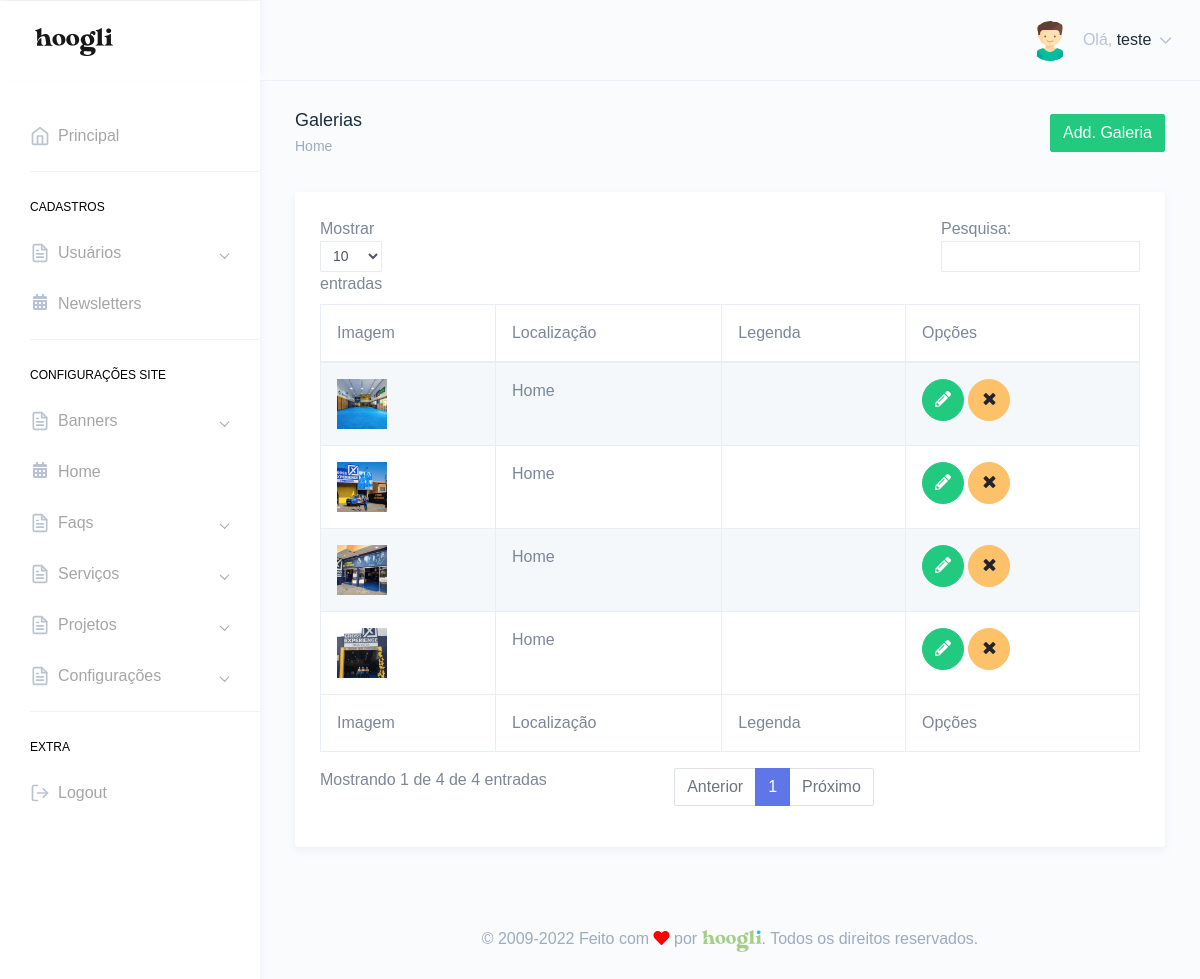
The page /painel/galerias.php (signed in) on the database its author committed.
### tables this page shows
CREATE TABLE `tbl_usuarios` (
  `id` int(11) NOT NULL,
  `nome` varchar(250) DEFAULT NULL,
  `email` varchar(250) DEFAULT NULL,
  `telefone` varchar(250) DEFAULT NULL,
  `endereco` varchar(250) DEFAULT NULL,
  `cpf` varchar(100) DEFAULT NULL,
  `login` varchar(100) DEFAULT NULL,
  `senha` varchar(100) DEFAULT NULL,
  `foto` varchar(250) DEFAULT NULL,
  `id_cargo` int(11) DEFAULT NULL,
  `sexo` varchar(2) DEFAULT NULL,
  `perm_cad_usuario` varchar(2) DEFAULT NULL,
  `perm_relatorio` varchar(2) DEFAULT NULL,
  `perm_add_usuario` varchar(2) DEFAULT NULL,
  `perm_edit_usuario` varchar(2) DEFAULT NULL,
  `perm_del_usuario` varchar(2) DEFAULT NULL,
  `perm_cad_contato` varchar(2) DEFAULT NULL,
  `perm_edit_contato` varchar(2) DEFAULT NULL,
  `perm_del_contato` varchar(2) DEFAULT NULL,
  `perm_edit_contato_nf` varchar(3) DEFAULT NULL,
  `perm_pag_principal_rm` varchar(2) DEFAULT NULL,
  `perm_pag_principal_uc` varchar(2) DEFAULT NULL,
  `admin_geral` varchar(2) DEFAULT NULL,
  `data_frase` date DEFAULT NULL,
  `id_frase` int(11) DEFAULT NULL,
  `frase_lida` varchar(2) DEFAULT NULL
);

CREATE TABLE `tbl_galeria_imagem` (
  `id` int(11) NOT NULL,
  `foto` varchar(250) DEFAULT NULL,
  `destaque` varchar(3) DEFAULT NULL,
  `descricao_imagem` varchar(250) DEFAULT NULL,
  `legenda_imagem` varchar(250) DEFAULT NULL,
  `categoria` varchar(4) DEFAULT NULL,
  `tipo` enum('Home','Sobre') DEFAULT 'Home'
);

### Connection/con-pdo.php (called while the page is built, shortened)
<?php
$conInstanciada = '';
if(empty($conInstanciada)) {
	class Conexao {
		private static $pdo;
		public static function getInstance() {
		if (!isset(self::$pdo)) {
		 try {
		  $opcoes = array(PDO::MYSQL_ATTR_INIT_COMMAND => 'SET NAMES utf8', PDO::ATTR_PERSISTENT => TRUE);
		  self::$pdo = new PDO("mysql:host=" . HOST . "; dbname=" . DBNAME . "; charset=" . CHARSET . ";", USER, PASSWORD, $opcoes);
		  self::$pdo->setAttribute(PDO::ATTR_ERRMODE, PDO::ERRMODE_EXCEPTION);
		 } catch (PDOException $e) {
		  print "Erro: " . $e->getMessage();
		 }
		}
		return self::$pdo;
		}
	}
}

### Class/acesso.class.php (called while the page is built, shortened)
<?php
$AcessoInstanciada = '';
if(empty($AcessoInstanciada)) {
	if(file_exists('Connection/conexao.php')) {
		require_once('Connection/con-pdo.php');
		require_once('funcoes.php');
	} else {
		require_once('../Connection/con-pdo.php');
		require_once('../funcoes.php');
	}
	class Acesso {
		private $pdo = null;
		private static $Acesso = null;
		private function __construct($conexao){
			$this->pdo = $conexao;
		}
		public static function getInstance($conexao){
			if (!isset(self::$Acesso)):
				self::$Acesso = new Acesso($conexao);
			endif;
			return self::$Acesso;
		}
		function rsDados($id='', $idCargo='', $orderBy='', $limite='') {
			$sqlLimite = '';
			$sqlOrdem = '';
			$sql = '';
			$nCampos = 0;
			if(!empty($id)) {
				$sql .= " and id = ?";
				$nCampos++;
				$campo[$nCampos] = $id;
			}
			try{
				$sql = "SELECT * FROM tbl_usuarios where 1=1 $sql $sqlOrdem $sqlLimite";
				$stm = $this->pdo->prepare($sql);
				for($i=1; $i<=$nCampos; $i++) {
					$stm->bindValue($i, $campo[$i]);
				}
				$stm->execute();
				$rsDados = $stm->fetchAll(PDO::FETCH_OBJ);
				if($id <> '' or $limite == 1) {
					return($rsDados[0]);
				} else {
					return($rsDados);
				}
			} catch(PDOException $erro){
				echo $erro->getMessage();
			}
		}
	}
}

### painel/verifica.php (called while the page is built, shortened)
<?php
include "../Class/acesso.class.php";
$verificaRestrito = Acesso::getInstance(Conexao::getInstance());
include "../Class/galerias.class.php";
$galerias = Galerias::getInstance(Conexao::getInstance());
$verificaRestrito->restritoAdmin();
$dadosUsuarioLogado = $verificaRestrito->rsDados($_SESSION['dadosLogado']->id);
?>

### funcoes.php (called while the page is built, shortened)
<?php
  function icone_genero($genero) {
    switch ($genero) {
      case "M": return "assets/images/avatars/boy.svg"; break;
    }
  }
?>

### Class/galerias.class.php (called while the page is built, shortened)
<?php
$GaleriasInstanciada = '';
if(empty($GaleriasInstanciada)) {
	if(file_exists('Connection/conexao.php')) {
		require_once('Connection/con-pdo.php');
		require_once('funcoes.php');
	} else {
		require_once('../Connection/con-pdo.php');
		require_once('../funcoes.php');
	}
	class Galerias {
		private $pdo = null;
		private static $Galerias = null;
		private function __construct($conexao){
			$this->pdo = $conexao;
		}
		public static function getInstance($conexao){
			if (!isset(self::$Galerias)):
				self::$Galerias = new Galerias($conexao);
			endif;
			return self::$Galerias;
		}
		function rsDados($id='', $orderBy='', $limite='', $destaque='', $categoria='', $tipo = '') {
			$nCampos = 0;
			$sql = '';
			$sqlOrdem = '';
			$sqlLimite = '';
			try{
				$sql = "SELECT * FROM tbl_galeria_imagem where 1=1 $sql $sqlOrdem $sqlLimite";
				$stm = $this->pdo->prepare($sql);
				for($i=1; $i<=$nCampos; $i++) {
					$stm->bindValue($i, $campo[$i]);
				}
				$stm->execute();
				$rsDados = $stm->fetchAll(PDO::FETCH_OBJ);
				if($id <> '' or $limite == 1) {
					return($rsDados[0]);
				} else {
					return($rsDados);
				}
			} catch(PDOException $erro){
				echo $erro->getMessage();
			}
		}
	}
}

### painel/galerias.php (the view, shortened to what this page needs)
<?php include "verifica.php";
$puxaGalerias = $galerias->rsDados();
?>
<!DOCTYPE html>
<html dir="ltr" lang="pt-br">
<head>
    <link href="dist/css/style.min.css" rel="stylesheet">
</head>
<body>
    <div id="main-wrapper" data-theme="light" data-layout="vertical" data-navbarbg="skin6" data-sidebartype="full" data-sidebar-position="fixed" data-header-position="fixed" data-boxed-layout="full">
        <?php include "header.php"; ?>
        <?php include "inc-menu-lateral.php"; ?>
        <div class="page-wrapper">
            <div class="page-breadcrumb">
                <div class="row">
                    <div class="col-7 align-self-center">
                        <h4 class="page-title text-truncate text-dark font-weight-medium mb-1">Galerias</h4>
                        <div class="d-flex align-items-center">
                            <nav aria-label="breadcrumb">
                                <ol class="breadcrumb m-0 p-0">
                                    <li class="breadcrumb-item"><a href="." class="text-muted">Home</a></li>
                                </ol>
                            </nav>
                        </div>
                    </div>
                    <div class="col-5 align-self-center">
                        <a href="add-galeria.php" class="btn btn-success float-right">Add. Galeria</a>
                    </div>
                </div>
            </div>
            <div class="container-fluid">
                <div class="row">
                    <div class="col-12">
                        <div class="card">
                            <div class="card-body">
                                <div class="table-responsive">
                                    <table id="zero_config" class="table table-striped table-bordered no-wrap">
                                        <thead>
                                            <tr>
                                                <th>Imagem</th>
                                                <th>Localização</th>
                                                <th>Legenda</th>
                                                <th>Opções</th>
                                            </tr>
                                        </thead>
                                        <tbody>
                                            <?php
                                            if (count($puxaGalerias) > 0) {
                                                foreach ($puxaGalerias as $galeria) { ?>
                                                    <tr>
                                                        <td>
                                                            <?php if (isset($galeria->foto) && !empty($galeria->foto)) { ?>
                                                                <img src="../img/<?php echo $galeria->foto; ?>" width="50">
                                                            <?php } ?>
                                                        </td>
                                                        <td><?php echo $galeria->tipo; ?></td>
                                                        <td><?php echo $galeria->legenda_imagem; ?></td>
                                                        <td>
                                                            <a href="editar-galeria.php?id=<?php echo $galeria->id; ?>" class="btn btn-success btn-circle"><i class="fas fa-pencil-alt"></i></a>
                                                            <a href="galerias.php?id=<?php echo $galeria->id; ?>&acao=excluirGaleria" class="btn btn-warning btn-circle"><i class="fa fa-times"></i></a>
                                                        </td>
                                                    </tr>
                                            <?php }
                                            } ?>
                                        </tbody>
                                        <tfoot>
                                            <tr>
                                                <th>Imagem</th>
                                                <th>Localização</th>
                                                <th>Legenda</th>
                                                <th>Opções</th>
                                            </tr>
                                        </tfoot>
                                    </table>
                                </div>
                            </div>
                        </div>
                    </div>
                </div>
            </div>
            <?php include "footer.php"; ?>
        </div>
    </div>
</body>
</html>

### painel/header.php (shortened to what this page needs)
<header class="topbar" data-navbarbg="skin6">
            <nav class="navbar top-navbar navbar-expand-md">
                <div class="navbar-header" data-logobg="skin6">
                    <div class="navbar-brand">
                        <a href=".">
                            <span class="logo-text">
                                <img src="assets/images/hoogli_logo.png" alt="homepage" class="dark-logo" />
                            </span>
                        </a>
                    </div>
                </div>
                <div class="navbar-collapse collapse" id="navbarSupportedContent">
                    <ul class="navbar-nav float-right">
                        <li class="nav-item dropdown">
                            <a class="nav-link dropdown-toggle" href="javascript:void(0)" data-toggle="dropdown"
                                aria-haspopup="true" aria-expanded="false">
                                <?php if(!empty($dadosUsuarioLogado->foto)){?>
                                <img src="../img/<?php echo $dadosUsuarioLogado->foto;?>" alt="<?php echo $dadosUsuarioLogado->nome;?>" class="rounded-circle" width="40">
                                <?php }else{?>
                                <img src="<?php echo icone_genero($dadosUsuarioLogado->sexo);?>" alt="<?php echo $dadosUsuarioLogado->nome;?>" class="rounded-circle" width="40">
                                <?php }?>
                                <span class="ml-2 d-none d-lg-inline-block"><span>Olá,</span> <span
                                        class="text-dark"><?php echo $dadosUsuarioLogado->nome;?></span> <i data-feather="chevron-down"
                                        class="svg-icon"></i></span>
                            </a>
                        </li>
                    </ul>
                </div>
            </nav>
        </header>

### rows shown on the page
tbl_usuarios: nome "teste"
tbl_galeria_imagem: foto (picture), tipo "Home"
tbl_galeria_imagem: foto (picture), tipo "Home"
tbl_galeria_imagem: foto (picture), tipo "Home"
tbl_galeria_imagem: foto (picture), tipo "Home"
